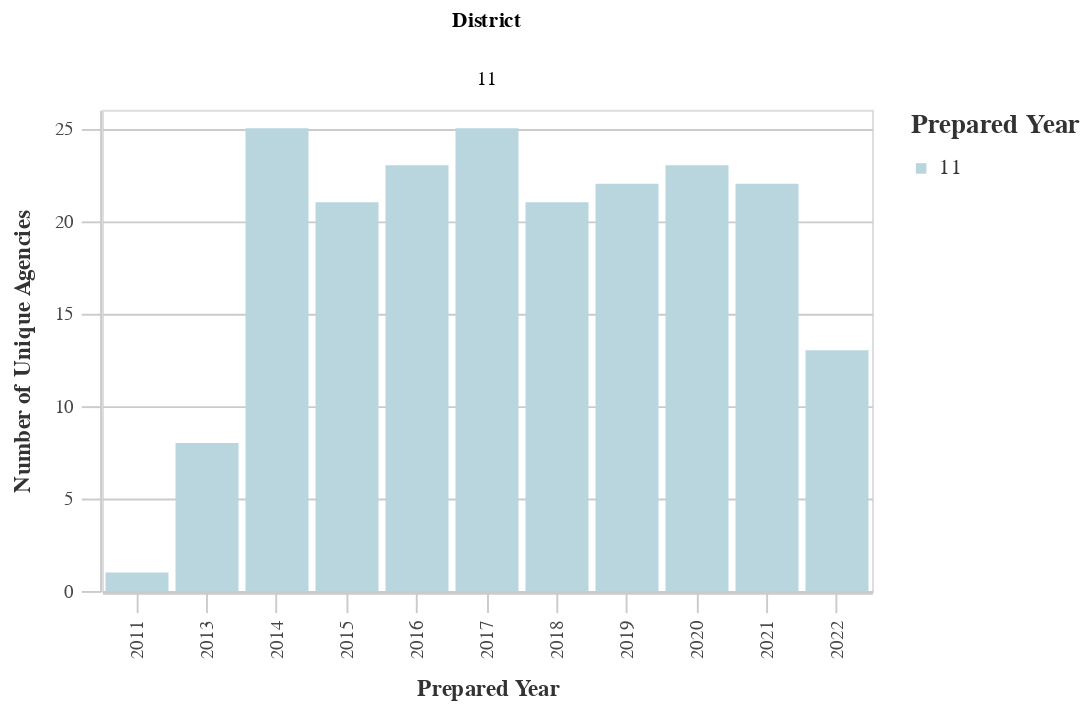

Notebook source saved alongside this figure:
### Code cell
# Unique Agencies by Dist
dist_years_agency = ((
        df
        >> group_by(_.prepared_y, _.dist)
        >> summarize(n=_.primary_agency_name.nunique())
        >> arrange(-_.prepared_y)
    )
        .rename(columns={'dist':'District', 'n':'Count'})
    )
chart10 = (alt.Chart(dist_years_agency).mark_bar().encode(
        column='District:N',
        x=alt.X('prepared_y:O', title='Prepared Year'),
        y=alt.Y('Count:Q', title='Number of Unique Agencies'),
        color = alt.Color("District:N", 
                              scale=alt.Scale(
                                  range=altair_utils.CALITP_SEQUENTIAL_COLORS),  
                               legend=alt.Legend(title="Prepared Year")
                              )))
                              
chart10 = styleguide.preset_chart_config(chart10)
chart10 = _dla_utils_reports.add_tooltip(chart10, 'prepared_y', 'Count')
    
display(HTML("<h4><strong>Number of Unique Agencies by District</strong></h4>"))
chart10

### Figure 1 — Vega-Lite specification as saved in the notebook (floating-point values rounded to 4 significant figures)
{"config": {"view": {"continuousWidth": 400, "continuousHeight": 300}, "axis": {"domainColor": "#cbcbcb", "grid": true, "gridColor": "#cbcbcb", "gridWidth": 1, "labelColor": "#474747", "labelFont": "Nunito Sans", "labelFontSize": 10, "labelPadding": 4, "tickColor": "#cbcbcb", "tickSize": 10, "titleColor": "#333", "titleFont": "Raleway", "titleFontSize": 12, "titlePadding": 10}, "axisBand": {"grid": false}, "background": "white", "font": "Raleway", "header": {"labelFont": "Nunito Sans", "titleFont": "Raleway"}, "legend": {"labelColor": "#333", "labelFont": "Nunito Sans", "labelFontSize": 11, "labelLimit": 0, "padding": 1, "symbolSize": 30, "symbolType": "square", "titleColor": "#333", "titleFont": "Raleway", "titleFontSize": 14, "titlePadding": 10}, "title": {"anchor": "middle", "font": "Raleway", "fontSize": 18, "fontWeight": 300, "offset": 20}}, "data": {"name": "data-62557f1d28ac4db01b0e5b41f06ad900"}, "mark": "bar", "encoding": {"color": {"field": "District", "legend": {"title": "Prepared Year"}, "scale": {"range": ["#B9D6DF", "#8CBCCB", "#2EA8CE", "#136C97", "#0B405B"]}, "type": "nominal"}, "column": {"field": "District", "type": "nominal"}, "tooltip": [{"field": "prepared_y", "type": "quantitative"}, {"field": "Count", "type": "quantitative"}], "x": {"field": "prepared_y", "title": "Prepared Year", "type": "ordinal"}, "y": {"field": "Count", "title": "Number of Unique Agencies", "type": "quantitative"}}, "height": 250, "width": 400, "$schema": "https://vega.github.io/schema/vega-lite/v4.17.0.json", "datasets": {"data-62557f1d28ac4db01b0e5b41f06ad900": [{"prepared_y": 2022.0, "District": 11, "Count": 13}, {"prepared_y": 2021.0, "District": 11, "Count": 22}, {"prepared_y": 2020.0, "District": 11, "Count": 23}, {"prepared_y": 2019.0, "District": 11, "Count": 22}, {"prepared_y": 2018.0, "District": 11, "Count": 21}, {"prepared_y": 2017.0, "District": 11, "Count": 25}, {"prepared_y": 2016.0, "District": 11, "Count": 23}, {"prepared_y": 2015.0, "District": 11, "Count": 21}, {"prepared_y": 2014.0, "District": 11, "Count": 25}, {"prepared_y": 2013.0, "District": 11, "Count": 8}, {"prepared_y": 2011.0, "District": 11, "Count": 1}]}}
